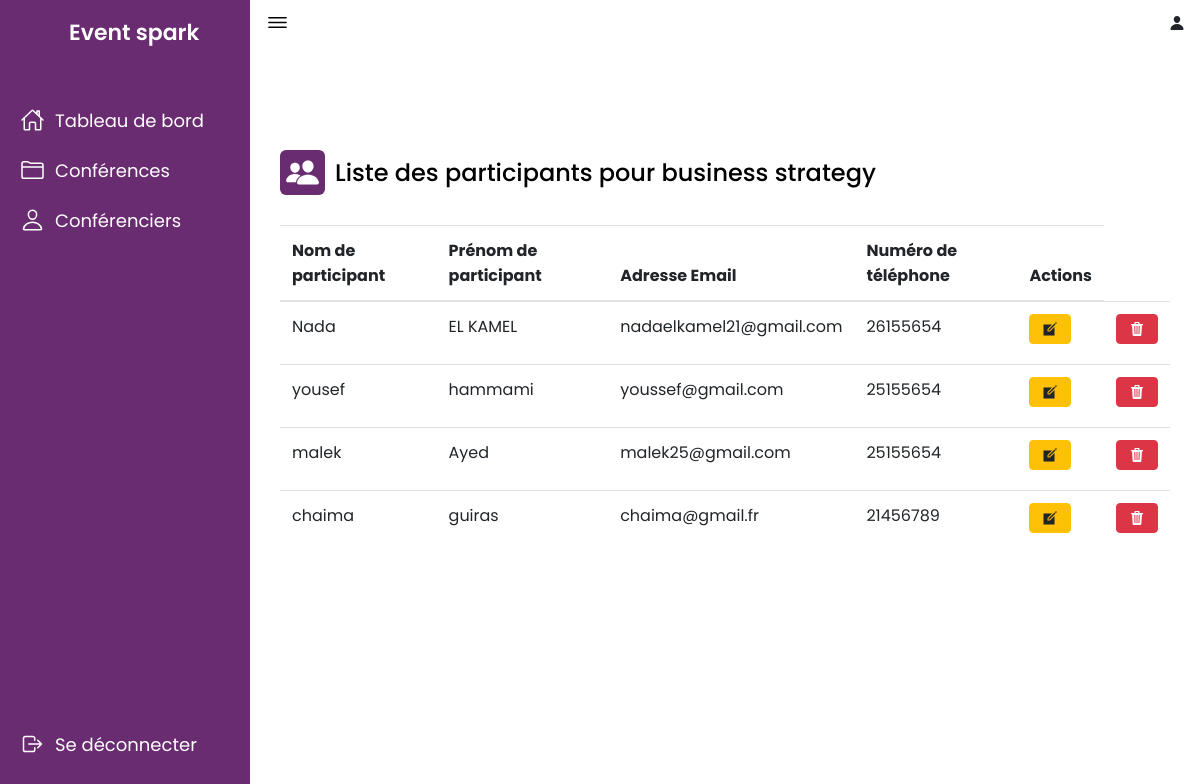
Screenshot of /conference/conference/3/participants/ (signed in) with the database file from the repository.
### conference/models.py (models this page shows, shortened)
class Conférence(models.Model):
    code= models.CharField(max_length=10)
    nom = models.CharField(max_length=200)
    capacite = models.IntegerField()
    dateDebut = models.CharField(max_length=8)
    dateFin = models.CharField(max_length=8)
    startTime = models.CharField(max_length=200)
    endTime = models.CharField(max_length=200)
    topic = models.CharField(max_length=200)
    duree = models.IntegerField()
    pays = models.CharField(max_length=200)
    region = models.CharField(max_length=200)
    imageConf = models.ImageField( upload_to="conference/static/conferences/", default="conference/static/image/event.jpg")
    programme = models.FileField(upload_to="conference/static/conferences/")
    conferencier=models.ForeignKey('Conférencier',on_delete=models.CASCADE,)
    def get_participants(self):
        return Participant.objects.filter(conference=self)

class Participant(models.Model):
    nom = models.CharField(max_length=200)
    prenom = models.CharField(max_length=200)
    email = models.CharField(max_length=50)
    telephone = models.CharField(max_length=8)
    conference = models.ForeignKey('Conférence', on_delete=models.CASCADE,)

### conference/views.py (the view)
# urls.py: path('conference/<int:pk>/participants/', views.liste_participants, name='liste_participants'),
@login_required(login_url='login')
def liste_participants(request, pk):
    conference = Conférence.objects.get(pk=pk)
    participants = conference.get_participants()
    context = {
        'conference': conference,
        'participants': participants
    }
    return render(request, 'list_participant.html', context)

### conference/templates/list_participant.html (shortened to what this page needs)
{% load static %}
<html>
<head>
    <link rel="stylesheet" href="{% static 'css/bootstrap.min.css' %}">
</head>
<body>
    {% include 'navBar.html' %}
    <section class="dashboard">
        <div class="top">
            <ion-icon class="navToggle" name="menu-outline"></ion-icon>
            <ion-icon name="person"></ion-icon>
        </div>
        <div class="container" style="position: relative; margin-top: 30px;">
            <div class="overview" style="display: flex; align-items: center; justify-content: space-between;">
                <div class="title" style="display: flex; align-items: center;">
                    <ion-icon name="people"></ion-icon>
                    <span class="text" style="margin-left: 10px;">Liste des participants pour {{ conference.nom }}</span>
                </div>
            </div>
            <table class="table">
                <thead>
                    <tr>
                        <th scope="col">Nom de participant</th>
                        <th scope="col">Prénom de participant</th>
                        <th scope="col">Adresse Email</th>
                        <th scope="col">Numéro de téléphone</th>
                        <th scope="col">Actions</th>
                    </tr>
                </thead>
                <tbody>
                    {% for participant in participants %}
                        <tr>
                            <td>{{participant.nom}}</td>
                            <td>{{participant.prenom}}</td>
                            <td>{{participant.email}}</td>
                            <td>{{participant.telephone}}</td>
                            <td><a href="update_participant/{{participant.id}}" class="btn btn-warning mb-2"><ion-icon name="create-sharp"></ion-icon></a></td>
                            <td>
                                <a href="del_participant/{{ participant.id }}" class="btn btn-danger mb-2" onclick="event.preventDefault(); sweetAlertConfirm(this.href);">
                                    <ion-icon name="trash-sharp"></ion-icon>
                                </a>
                            </td>
                        </tr>
                    {% endfor %}
                </tbody>
            </table>
        </div>
    </section>
</body>
</html>

### conference/static/css/style22.css (style rules this page uses)
* { margin: 0; padding: 0; box-sizing: border-box; }
:root { --primary-color: #6a2c70; --nav-color: #6a2c70; --dash-color: #fff; --logo-color: #fff; --text-color: #000; --text-color-light: #333; --white: #fff; --border-color: #ccc; --toggle-color: #fff; --box1-color: #6fedd6; --box2-color: #c1d5a4; --box3-color: #ffd39a; --title-icon-color: #fff; --time-03: all 0.3s linear; --time-02: all 0.2s linear; }
body { width: 100%; min-height: 100vh; background-color: var(--dash-color); font-family: 'Poppins', sans-serif; }
.dashboard { position: relative; left: 250px; width: calc(100% - 250px); min-height: 100vh; background-color: var(--dash-color); padding: 10px 15px; transition: var(--time-03); }
.dashboard .top { position: fixed; background-color: var(--dash-color); display: flex; justify-content: space-between; align-items: center; left: 250px; top: 0; padding: 10px 15px; width: calc(100% - 250px); transition: var(--time-03); z-index: 100; }
.dashboard .top .navToggle { font-size: 25px; color: var(--text-color); cursor: pointer; }
.container { padding-top: 50px; position: relative; }
.container .title { display: flex; align-items: center; margin: 60px 0 30px; }
.container .title ion-icon { width: 35px; height: 35px; padding: 5px; background-color: var(--primary-color); color: var(--title-icon-color); border-radius: 6px; }
.container .title .text { font-size: 24px; font-weight: 500; color: var(--text-color); margin-left: 10px; }

### rows the page displays
Conférence: nom "business strategy"
Participant: nom "Nada", prenom "EL KAMEL", email "nadaelkamel21@gmail.com", telephone "26155654"
Participant: nom "yousef", prenom "hammami", email "youssef@gmail.com", telephone "25155654"
Participant: nom "malek", prenom "Ayed", email "malek25@gmail.com", telephone "25155654"
Participant: nom "chaima", prenom "guiras", email "chaima@gmail.fr", telephone "21456789"
